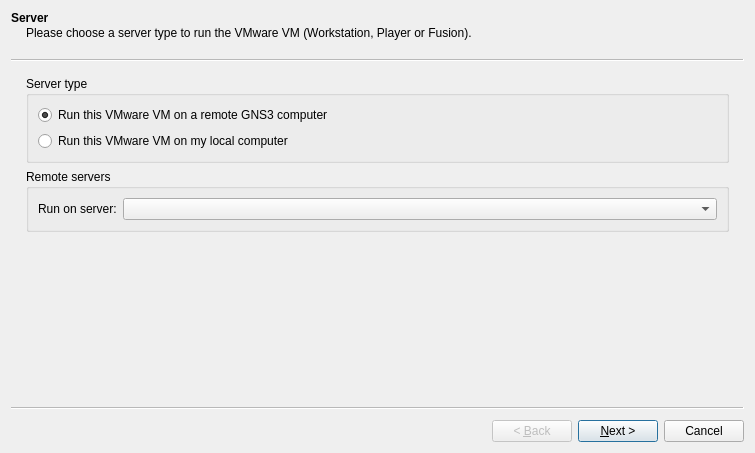
<?xml version="1.0" encoding="UTF-8"?>
<ui version="4.0">
 <class>VMwareVMWizard</class>
 <widget class="QWizard" name="VMwareVMWizard">
  <property name="geometry">
   <rect>
    <x>0</x>
    <y>0</y>
    <width>755</width>
    <height>453</height>
   </rect>
  </property>
  <property name="windowTitle">
   <string>New VMware VM template</string>
  </property>
  <property name="modal">
   <bool>true</bool>
  </property>
  <widget class="QWizardPage" name="uiServerWizardPage">
   <property name="title">
    <string>Server</string>
   </property>
   <property name="subTitle">
    <string>Please choose a server type to run the VMware VM (Workstation, Player or Fusion).</string>
   </property>
   <layout class="QGridLayout" name="gridLayout_2">
    <item row="0" column="0">
     <widget class="QGroupBox" name="uiServerTypeGroupBox">
      <property name="title">
       <string>Server type</string>
      </property>
      <layout class="QVBoxLayout" name="verticalLayout">
       <item>
        <widget class="QRadioButton" name="uiRemoteRadioButton">
         <property name="text">
          <string>Run this VMware VM on a remote GNS3 computer</string>
         </property>
         <property name="checked">
          <bool>true</bool>
         </property>
        </widget>
       </item>
       <item>
        <widget class="QRadioButton" name="uiLocalRadioButton">
         <property name="text">
          <string>Run this VMware VM on my local computer</string>
         </property>
        </widget>
       </item>
      </layout>
     </widget>
    </item>
    <item row="1" column="0">
     <widget class="QGroupBox" name="uiRemoteServersGroupBox">
      <property name="title">
       <string>Remote servers</string>
      </property>
      <layout class="QGridLayout" name="gridLayout_8">
       <item row="0" column="1">
        <widget class="QComboBox" name="uiRemoteServersComboBox">
         <property name="enabled">
          <bool>true</bool>
         </property>
         <property name="sizePolicy">
          <sizepolicy hsizetype="Expanding" vsizetype="Fixed">
           <horstretch>0</horstretch>
           <verstretch>0</verstretch>
          </sizepolicy>
         </property>
        </widget>
       </item>
       <item row="0" column="0">
        <widget class="QLabel" name="uiRemoteServersLabel">
         <property name="text">
          <string>Run on server:</string>
         </property>
        </widget>
       </item>
      </layout>
     </widget>
    </item>
   </layout>
  </widget>
  <widget class="QWizardPage" name="uiVMwareWizardPage">
   <property name="title">
    <string>VMware Virtual Machine</string>
   </property>
   <property name="subTitle">
    <string>Please choose a VMware virtual machine from the list.</string>
   </property>
   <layout class="QGridLayout" name="gridLayout">
    <item row="0" column="0">
     <widget class="QLabel" name="uiVMListLabel">
      <property name="text">
       <string>VM list:</string>
      </property>
     </widget>
    </item>
    <item row="0" column="1">
     <widget class="QComboBox" name="uiVMListComboBox">
      <property name="sizePolicy">
       <sizepolicy hsizetype="Expanding" vsizetype="Fixed">
        <horstretch>0</horstretch>
        <verstretch>0</verstretch>
       </sizepolicy>
      </property>
     </widget>
    </item>
    <item row="1" column="0" colspan="2">
     <widget class="QCheckBox" name="uiBaseVMCheckBox">
      <property name="enabled">
       <bool>true</bool>
      </property>
      <property name="text">
       <string>Use as a linked base VM (experimental)</string>
      </property>
     </widget>
    </item>
   </layout>
  </widget>
 </widget>
 <tabstops>
  <tabstop>uiVMListComboBox</tabstop>
 </tabstops>
 <resources/>
 <connections/>
</ui>
